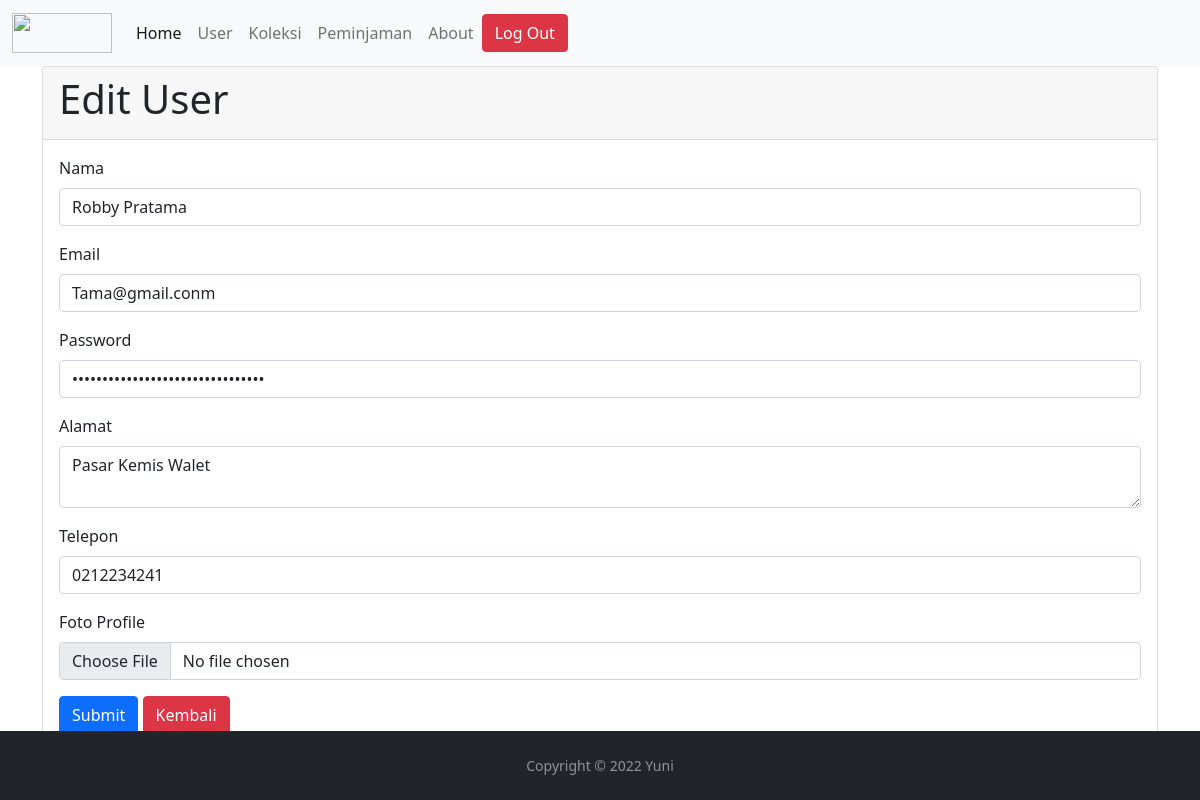
The page /index.php/user/edit/12 on the database its author committed.
### tables this page shows
CREATE TABLE `users` (
  `id` int(5) NOT NULL,
  `nama` varchar(255) NOT NULL,
  `email` varchar(50) NOT NULL,
  `password` varchar(100) NOT NULL,
  `alamat` varchar(255) NOT NULL,
  `telepon` varchar(25) NOT NULL,
  `profile` text NOT NULL,
  `cookies` varchar(255) NOT NULL,
  `created_at` datetime NOT NULL,
  `update_at` datetime NOT NULL
);

### application/controllers/User.php (called while the page is built, shortened)
<?php
class User extends CI_Controller
{
    public function __construct()
    {
        $this->load->helper(array('text', 'url'));
        $this->load->model('Usermodel');
    }
    public function edit($a)
    {
        $data['detail'] = $this->Usermodel->get_detail_user($a);
        $this->load->view('header');
        $this->load->view('user/editUser', $data);
        $this->load->view('footer');
    }
}

### index.php (called while the page is built, shortened)
<?php
require_once BASEPATH.'core/CodeIgniter.php';

### application/views/user/editUser.php (the view, shortened to what this page needs)
<!DOCTYPE html>
<html lang="en">
<head>
</head>
<body>
    <div class="container">
        <div class="row">
            <div class="col-12">
                <div class="card">
                    <div class="card-header">
                        <h1>Edit User</h1>
                    </div>
                    <div class="card-body">
                        <div class="row">
                            <div class="col-12">
                                <form action="<?php echo base_url('User/update/' . $detail['id']) ?>" method="post" enctype="multipart/form-data">
                                    <div class="mb-3">
                                        <label for="nama" class="form-label">Nama</label>
                                        <input type="text" name="nama" class="form-control" id="nama" value="<?php echo $detail['nama'] ?>">
                                    </div>
                                    <div class="mb-3">
                                        <label for="email" class="form-label">Email</label>
                                        <input type="text" name="email" class="form-control" id="email" value="<?php echo $detail['email'] ?>">
                                    </div>
                                    <div class="mb-3">
                                        <label for="password" class="form-label">Password</label>
                                        <input type="password" name="password" class="form-control" id="password" value="<?php echo $detail['password'] ?>">
                                    </div>
                                    <div class="mb-3">
                                        <label for="alamat" class="form-label">Alamat</label>
                                        <textarea type="text" name="alamat" class="form-control" id="alamat"><?php echo $detail['alamat'] ?></textarea>
                                    </div>
                                    <div class="mb-3">
                                        <label for="telepon" class="form-label">Telepon</label>
                                        <input type="text" name="telepon" class="form-control" id="telepon" value="<?php echo $detail['telepon'] ?>">
                                    </div>
                                    <div class="mb-3">
                                        <label for="profile" class="form-label">Foto Profile</label>
                                        <input type="file" name="profile" class="form-control" id="profile">
                                    </div>
                                    <button type="submit" class="btn btn-primary">Submit</button>
                                    <button type="button" class="btn btn-danger" onclick="history.back();">Kembali</button>
                                </form>
                            </div>
                        </div>
                    </div>
                </div>
            </div>
        </div>
    </div>
</body>

### rows shown on the page
users: nama "Robby Pratama", email "Tama@gmail.conm", alamat "Pasar Kemis Walet", telepon "0212234241"
